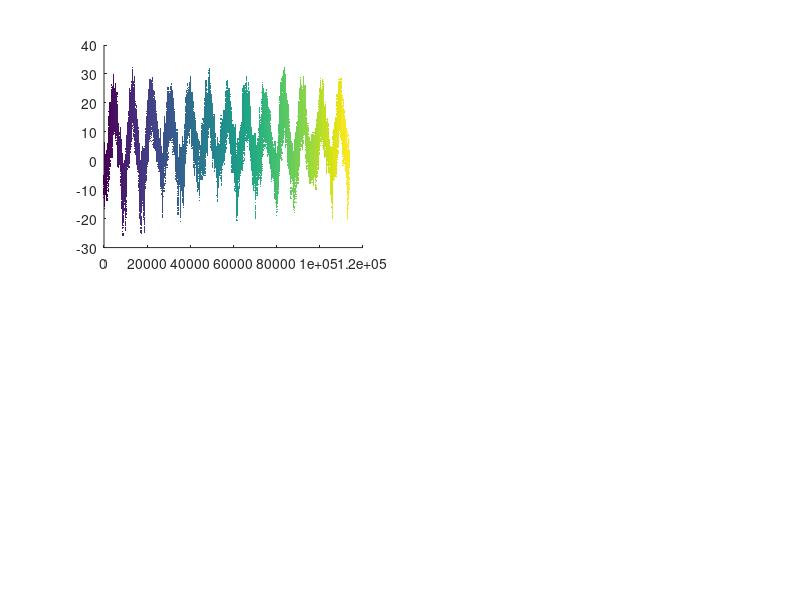

Write the MATLAB code that produced this figure. (Note: this script raises an error after producing the figure.)
%% b) Plot the model and the data.
load('STOCKHOLMARLANDA (1).mat')
% Plot the data
subplot(2,2,1)
x = 1 : length(Tm);
c = linspace(1,10,length(x));
scatter(x, Tm, 1, c, 'filled')
hold on

%Variables
w = (2*pi)/(365*24);

% model and error 
[T, rmse] = least_square(w, Tm);
plot(x, T(x), 'r', 'LineWidth', 2)
title('Hourly temp data and fitted model')





%% c) Caclulate root mean square error

[T, rmse] = least_square(w, Tm);
display(rmse);





%% d) Large scale trend in temperature change 2009-2021, varmest / coldest days of the year? 

format short;
load('STOCKHOLMARLANDA (1).mat')

hour_index = 1;
year_temps = ones(13, 3);
for j = 1 : length(year_temps)
    
    % Adjusts no. days to leap years
    if mod(j, 4) == 0            %leap year every 4th year, as from 2009 and forth (2012, 2016, 2020)
        year_length = 366;
    else
        year_length = 365;
    end
    
    
    year_day_temps = ones(1, year_length);
    year_temp_sum = 0;
    
    for day = 1 : year_length   % loops through days of the year
        day_temp_sum = 0;
        for hour = 1 : 24       % loops through hours of day
            day_temp_sum = day_temp_sum + Tm(hour_index);
            hour_index = hour_index + 1;                        % to access hour temperature in Tm list 
        end
        day_temp_avg = day_temp_sum / 24;
        year_day_temps(day) = day_temp_avg;
        year_temp_sum = year_temp_sum + day_temp_sum;           % sum of all measured temps throughout year
    end
    
    max_temp = max(year_day_temps);
    min_temp = min(year_day_temps);
    day_number_max = find(year_day_temps==max_temp);
    day_number_min = find(year_day_temps==min_temp);
    %display(day_number_max)
    %display(day_number_min)
    year_temp_avg = year_temp_sum/(24*year_length);         % calcs avg hourly temp of year
    year_temps(j, 1) = year_temp_avg;                             % compiles average temp of years 2009-2021
    year_temps(j, 2) = day_number_max;      
    year_temps(j, 3) = max_temp;
    year_temps(j, 4) = day_number_min;
    year_temps(j, 5) = min_temp;
end

avg_temps = year_temps(:,1);
max_days = year_temps(:,2);
max_temps = year_temps(:,3);
min_days = year_temps(:,4);
min_temps = year_temps(:,5);

% Display table in command window
Table = table(avg_temps, max_days, max_temps, min_days, min_temps);
display(Table)

% Fitted line showing slight increase in year_temp
subplot(2,2,2)
x = 2009 : 2008 + length(year_temps);           % 13 years
plot(x, avg_temps)
hold on
k = x'\avg_temps;
y = k*x;
plot(x, y)
title('Average year temp')





%% e) Medeltemp per dag
clear
load('STOCKHOLMARLANDA (1).mat')

n = 1;
day_avg_list = ones(length(Tm)/24);


k = 1;
while k <= length(Tm)/24
    day = Tm(n:n+23);
    day_avg = sum(day)/24;
    day_avg_list(k) = day_avg;
    n = n + 24;
    %display(day_avg);

    k = k + 1;
end

subplot(2,2,[3,4])
% New w value
w = (2*pi)/(365);
x = 1 : length(day_avg_list);
plot(x, day_avg_list);
hold on;

[T, rmse] = least_square(w, day_avg_list);
plot(x, T(x), 'r', 'LineWidth', 2);
title('Average day temp')
display(rmse);
















%% FUNCTIONS
function [T, rmse] = least_square(w, temp_list)
    ts = 1; %WHAT IS THIS
    A = ones(length(temp_list), 4);
    b = ones(length(temp_list), 1);

    % Create A and b
    for i = 1 : length(temp_list)
        A(i, 1) = 1;
        A(i, 2) = i;
        A(i, 3) = sin(w.*i);
        A(i, 4) = cos(w.*i);
        b(i) = temp_list(i);
    end
    % Solution
    X = inv(A'*A)*A'*b;
    c1 = X(1);
    c2 = X(2);
    c3 = X(3); % cos(w.*ts)
    c4 = X(4); % -sin(w.*ts) 
    T = @(t) c1 + c2.*t + c3*sin(w.*t) + c4*cos(w.*t);

    % RMSE, roten av summan av felen i kvadrat genom antalet fel (för medelvärde)
    sum = 0;
    for i = 1 : length(temp_list)
        actual = temp_list(i);
        predicted = T(i);
        sqrd_diff = (predicted - actual).^2;
        sum = sum + sqrd_diff;
    end

    rmse = sqrt(sum/length(temp_list));
end